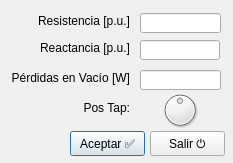
<?xml version="1.0" encoding="UTF-8"?>
<ui version="4.0">
 <class>Dialog</class>
 <widget class="QDialog" name="Dialog">
  <property name="windowModality">
   <enum>Qt::ApplicationModal</enum>
  </property>
  <property name="geometry">
   <rect>
    <x>0</x>
    <y>0</y>
    <width>233</width>
    <height>163</height>
   </rect>
  </property>
  <property name="windowTitle">
   <string>Parámetros</string>
  </property>
  <property name="modal">
   <bool>true</bool>
  </property>
  <widget class="QPushButton" name="cmdAceptar">
   <property name="geometry">
    <rect>
     <x>70</x>
     <y>131</y>
     <width>75</width>
     <height>25</height>
    </rect>
   </property>
   <property name="text">
    <string>Aceptar ✅</string>
   </property>
   <property name="shortcut">
    <string>Return</string>
   </property>
  </widget>
  <widget class="QPushButton" name="cmdSalir">
   <property name="geometry">
    <rect>
     <x>150</x>
     <y>131</y>
     <width>75</width>
     <height>25</height>
    </rect>
   </property>
   <property name="text">
    <string>Salir ⏻</string>
   </property>
   <property name="shortcut">
    <string>Esc</string>
   </property>
  </widget>
  <widget class="QLabel" name="label_5">
   <property name="geometry">
    <rect>
     <x>10</x>
     <y>13</y>
     <width>120</width>
     <height>16</height>
    </rect>
   </property>
   <property name="text">
    <string>Resistencia [p.u.]</string>
   </property>
   <property name="alignment">
    <set>Qt::AlignRight|Qt::AlignTrailing|Qt::AlignVCenter</set>
   </property>
  </widget>
  <widget class="QLineEdit" name="txtRpu">
   <property name="geometry">
    <rect>
     <x>140</x>
     <y>13</y>
     <width>81</width>
     <height>20</height>
    </rect>
   </property>
   <property name="inputMethodHints">
    <set>Qt::ImhFormattedNumbersOnly</set>
   </property>
   <property name="maxLength">
    <number>10</number>
   </property>
  </widget>
  <widget class="QLabel" name="label_8">
   <property name="geometry">
    <rect>
     <x>10</x>
     <y>40</y>
     <width>120</width>
     <height>16</height>
    </rect>
   </property>
   <property name="text">
    <string>Reactancia [p.u.]</string>
   </property>
   <property name="alignment">
    <set>Qt::AlignRight|Qt::AlignTrailing|Qt::AlignVCenter</set>
   </property>
  </widget>
  <widget class="QLineEdit" name="txtPo">
   <property name="geometry">
    <rect>
     <x>140</x>
     <y>70</y>
     <width>81</width>
     <height>20</height>
    </rect>
   </property>
   <property name="inputMethodHints">
    <set>Qt::ImhFormattedNumbersOnly</set>
   </property>
   <property name="maxLength">
    <number>10</number>
   </property>
  </widget>
  <widget class="QLabel" name="label_10">
   <property name="geometry">
    <rect>
     <x>10</x>
     <y>70</y>
     <width>120</width>
     <height>16</height>
    </rect>
   </property>
   <property name="text">
    <string>Pérdidas en Vacío [W]</string>
   </property>
   <property name="alignment">
    <set>Qt::AlignRight|Qt::AlignTrailing|Qt::AlignVCenter</set>
   </property>
  </widget>
  <widget class="QLineEdit" name="txtXpu">
   <property name="geometry">
    <rect>
     <x>140</x>
     <y>40</y>
     <width>80</width>
     <height>20</height>
    </rect>
   </property>
   <property name="inputMethodHints">
    <set>Qt::ImhFormattedNumbersOnly</set>
   </property>
   <property name="maxLength">
    <number>20</number>
   </property>
  </widget>
  <widget class="QLabel" name="lbl_tap">
   <property name="geometry">
    <rect>
     <x>10</x>
     <y>100</y>
     <width>120</width>
     <height>16</height>
    </rect>
   </property>
   <property name="text">
    <string>Pos Tap:</string>
   </property>
   <property name="alignment">
    <set>Qt::AlignRight|Qt::AlignTrailing|Qt::AlignVCenter</set>
   </property>
  </widget>
  <widget class="QDial" name="dial">
   <property name="geometry">
    <rect>
     <x>160</x>
     <y>90</y>
     <width>40</width>
     <height>40</height>
    </rect>
   </property>
   <property name="minimum">
    <number>1</number>
   </property>
   <property name="maximum">
    <number>5</number>
   </property>
   <property name="value">
    <number>3</number>
   </property>
  </widget>
 </widget>
 <resources/>
 <connections/>
</ui>
